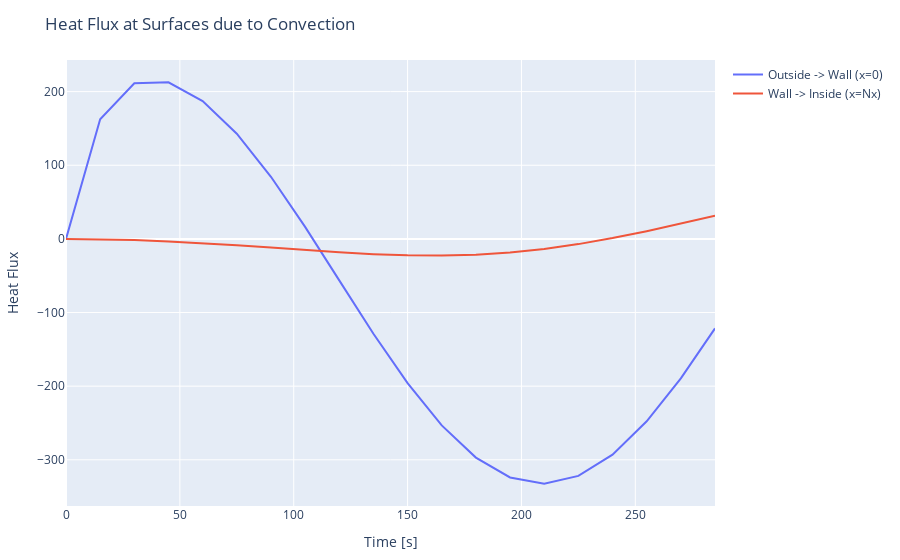

Source (notebook cell):
### Code cell
trace1 = PlotlyJS.scatter(x=time_val, y=E_conv_in_time[1:end-1], mode="lines", name="Wall -> Inside (x=Nx)")

trace2 = PlotlyJS.scatter(x=time_val, y=E_conv_out_time[1:end-1],mode="lines", name="Outside -> Wall (x=0)")

# .plot(t/3600, T_int, mode="lines", name="T_int", )
PlotlyJS.plot([trace2, trace1], Layout(;title="Heat Flux at Surfaces due to Convection", showlegend=true, xaxis_title="Time [s]", yaxis_title="Heat Flux" ),  config=PlotConfig(scrollZoom=false))

### Figure 1 — Plotly figure (JSON) as saved in the notebook; plotly's stock layout.template omitted (floating-point values rounded to 4 significant figures)
{"data": [{"mode": "lines", "name": "Outside -> Wall (x=0)", "type": "scatter", "x": [0, 15, 30, 45, 60, 75, 90, 105, 120, 135, 150, 165, 180, 195, 210, 225, 240, 255, 270, 285, 300], "y": [0, 162.5, 211.3, 212.6, 187.2, 142.8, 84.35, 16.36, -56.35, -128.8, -195.9, -253.3, -297.0, -323.9, -332.4, -321.9, -293.0, -247.8, -189.3, -121.6]}, {"mode": "lines", "name": "Wall -> Inside (x=Nx)", "type": "scatter", "x": [0, 15, 30, 45, 60, 75, 90, 105, 120, 135, 150, 165, 180, 195, 210, 225, 240, 255, 270, 285, 300], "y": [0, -0.5597, -1.664, -3.391, -5.738, -8.614, -11.84, -15.16, -18.26, -20.77, -22.36, -22.67, -21.43, -18.45, -13.66, -7.087, 1.075, 10.52, 20.81, 31.43]}], "layout": {"margin": {"b": 50, "l": 50, "r": 50, "t": 60}, "showlegend": true, "title": "Heat Flux at Surfaces due to Convection", "xaxis": {"title": {"text": "Time [s]"}}, "yaxis": {"title": {"text": "Heat Flux"}}}}
